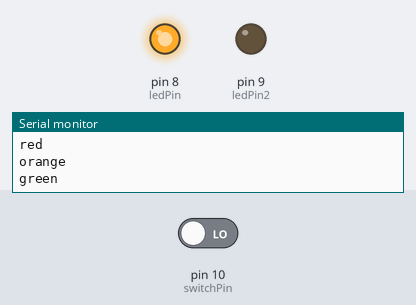
Bench run of a sketch on a simulated Arduino Uno, built with avr-gcc and run on an emulated ATmega328P. Parts: output pins drawn as LEDs (lit = HIGH), the last lines printed to the serial monitor. Inputs (shaded band) come from the test bench; at power-on: pin 10 (switchPin) LOW.

Above: at 8.8 s.
8.9 s: pin 10 (switchPin) driven HIGH
At 10.5 s:
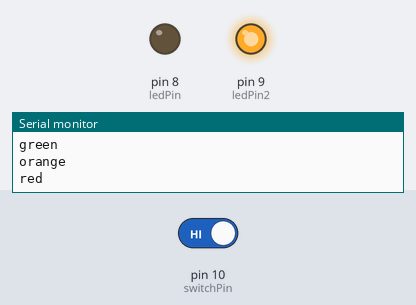
18.2 s: pin 10 (switchPin) driven LOW
At 19.8 s:
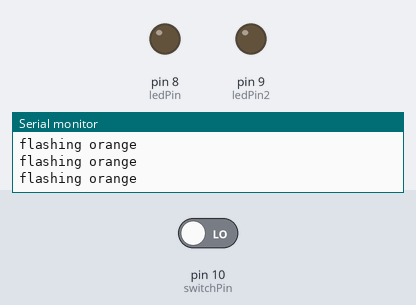
Timing chart, 0 to 32.5 s (numbered marks = the images above; inputs shaded):
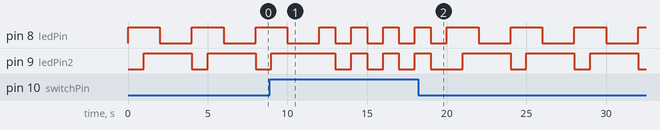

Measured:
- by itself, pin 8 (ledPin): repeats every 4.0 s: HIGH 2.0 s, LOW 2.0 s
- by itself, pin 9 (ledPin2): repeats every 4.0 s: HIGH 3.0 s, LOW 1.0 s

The sketch:

faulty_traffic_lights.ino
```cpp
int ledPin = 8;
int ledPin2 = 9;
int switchPin = 10;
void setup() {
  pinMode(ledPin, OUTPUT);
  pinMode(switchPin, INPUT);
  pinMode(ledPin2, OUTPUT);
  Serial.begin(9600);
  Serial.println("Setup complete");
}

void loop() {
  if (digitalRead(switchPin) == HIGH) {
    Serial.println("flashing orange");
    digitalWrite(ledPin, HIGH);
    digitalWrite(ledPin2, HIGH);
    delay(1000);
    digitalWrite(ledPin, LOW);
    digitalWrite(ledPin2, LOW);
    delay(1000);
  } else {
    digitalWrite(ledPin2, LOW);
    digitalWrite(ledPin, HIGH);
    Serial.println("green");
    delay(1000);
    digitalWrite(ledPin2, HIGH);
    Serial.println("orange");
    delay(1000);
    digitalWrite(ledPin, LOW);
    Serial.println("red");
    delay(1000);
    digitalWrite(ledPin2, HIGH);
    Serial.println("orange");
    delay(1000);
  }
}
```
